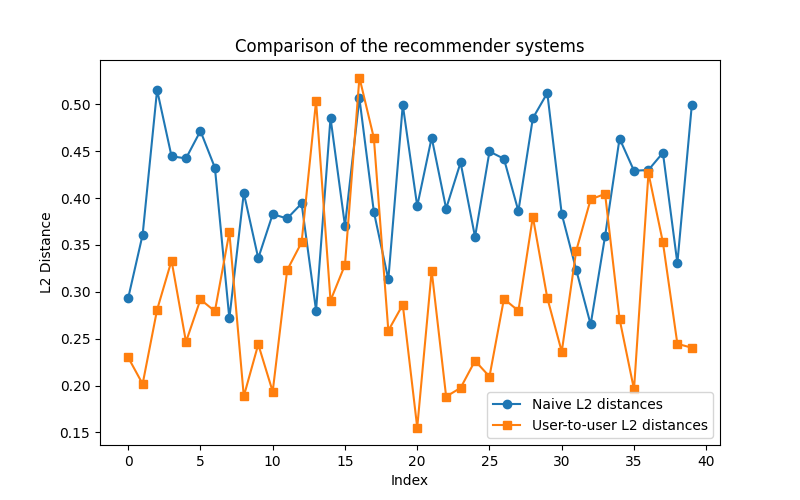

Recreate this plot in Python.
import random
from matplotlib import pyplot as plt
import utils
from user_based_recommender import user_based_recommender, generate_m
import numpy as np
from naive_recommender import naive_recommender

def genre_distribution(movies_list, genre_matrix):
    """
    Calculate genre frequencies for a list of movies.
    :param movies_list: List of movie IDs.
    :param genre_matrix: Matrix containing movie-genre relationships.
    :return: A dictionary with genre frequencies.
    """
    genres = genre_matrix.loc[movies_list].sum()
    total = genres.sum()
    genre_freq = genres / total
    return genre_freq

def validate_genre_similarity(target_user, ratings, movies, k=10):
    """
    Compare the genre resemblance of the top-k movies from two recommenders
    with the validation set for a target user.
    """
    # Step 1: Load the genre matrix
    genre_matrix = utils.matrix_genres(movies)

    # Step 2: Split validation and training sets
    val_movies = 5
    ratings_train, ratings_val = utils.split_users(ratings, val_movies)
    user_validation_set = ratings_val[ratings_val['userId'] == target_user]['movieId'].tolist()
    
    # Create matrix between user and movies 
    movies_idx = dataset["movies.csv"]["movieId"]
    users_idy = list(set(ratings_train["userId"].values))
    m = generate_m(movies_idx, users_idy, ratings_train)

    # Step 3: Get top-k recommendations
    naive_recommendations = naive_recommender(ratings_train, movies, k)
    user_based_recommendations = user_based_recommender(target_user, m)
    user_based_recommendations = [id for id, _ in user_based_recommendations]
    
    # Step 4: Calculate genre distributions
    validation_genre_freq = genre_distribution(user_validation_set, genre_matrix)
    naive_genre_freq = genre_distribution(naive_recommendations, genre_matrix)
    user_based_genre_freq = genre_distribution(user_based_recommendations[:k], genre_matrix)
    
    # Step 5: Compare genre distributions (e.g., using L2-norm)
    naive_similarity = np.linalg.norm(validation_genre_freq - naive_genre_freq)
    user_based_similarity = np.linalg.norm(validation_genre_freq - user_based_genre_freq)
    
    # Step 6: Output results
    print(f"User: {target_user}")
    print(f"Naive Recommender Genre Distance: {naive_similarity}")
    print(f"User-Based Recommender Genre Distance: {user_based_similarity}")

    return naive_similarity, user_based_similarity

if __name__ == "__main__":
    path_to_ml_latest_small = "./ml-latest-small/"
    dataset = utils.load_dataset_from_source(path_to_ml_latest_small)
    ratings, movies = dataset["ratings.csv"], dataset["movies.csv"]
    user_ids = list(set(ratings['userId']))
    target_user_ids = random.sample(user_ids, 40)
    l2_distances= []
    for user in target_user_ids:
        val1, val2 = validate_genre_similarity(user, ratings, movies, k=10)
        l2_distances.append((val1, val2))
    naive_distances = [t[0] for t in l2_distances] 
    user_distances = [t[1] for t in l2_distances]
    indices = range(len(l2_distances)) 
    plt.figure(figsize=(8, 5))
    plt.plot(indices, naive_distances, marker='o', label='Naive L2 distances')
    plt.plot(indices, user_distances, marker='s', label='User-to-user L2 distances')
    plt.xlabel("Index")
    plt.ylabel("L2 Distance")
    plt.title("Comparison of the recommender systems")
    plt.legend()
    plt.show()
    avg_l2distance_naive = np.average(naive_distances)
    avg_l2distance_user = np.average(user_distances)
    print(f'Average L2 distance of the naive recommender system is {avg_l2distance_naive}')
    print(f'Average L2 distance of the user-to-user recommender system is {avg_l2distance_user}')
